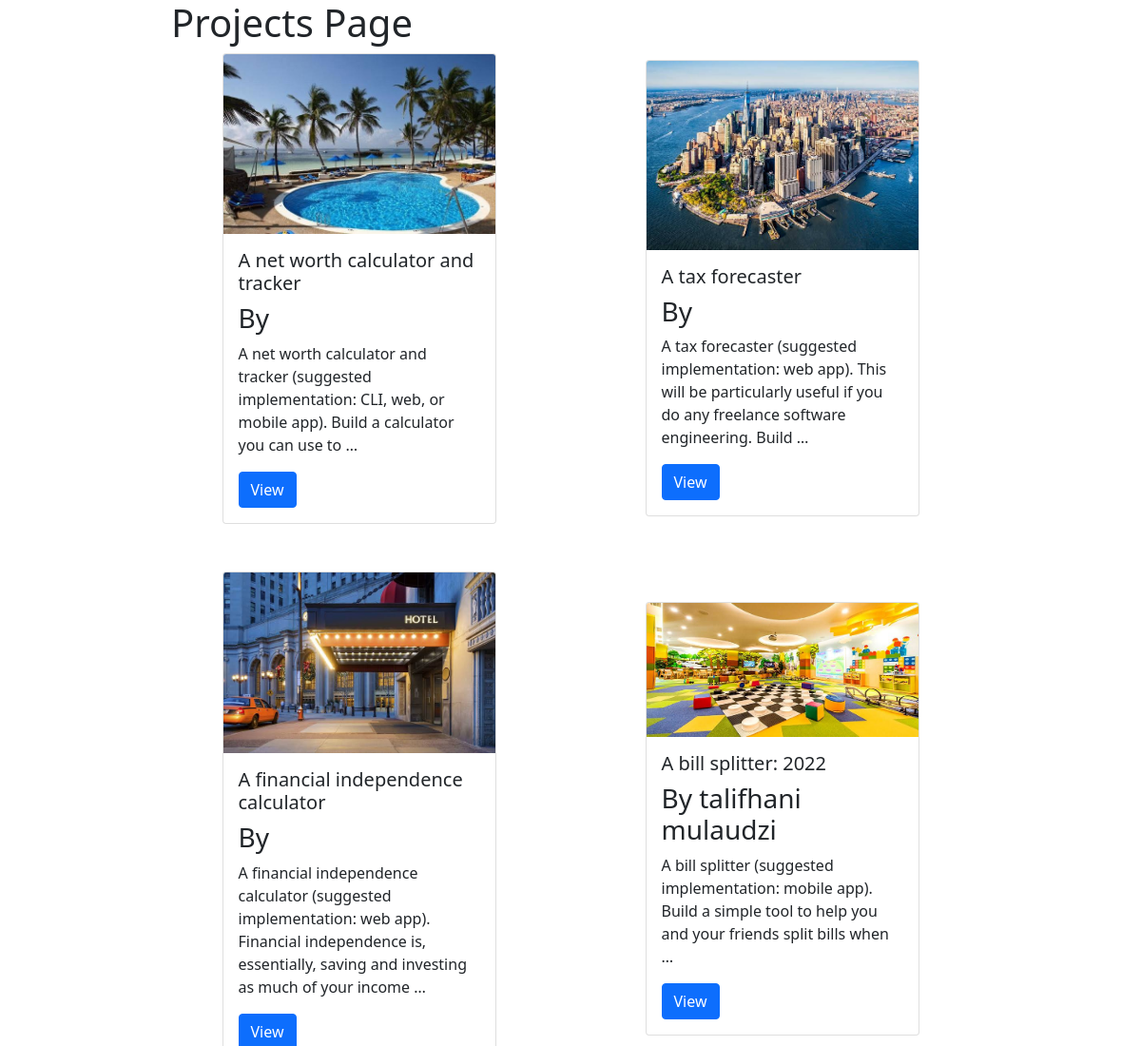
The app's page /projects/ (upper part), older data.
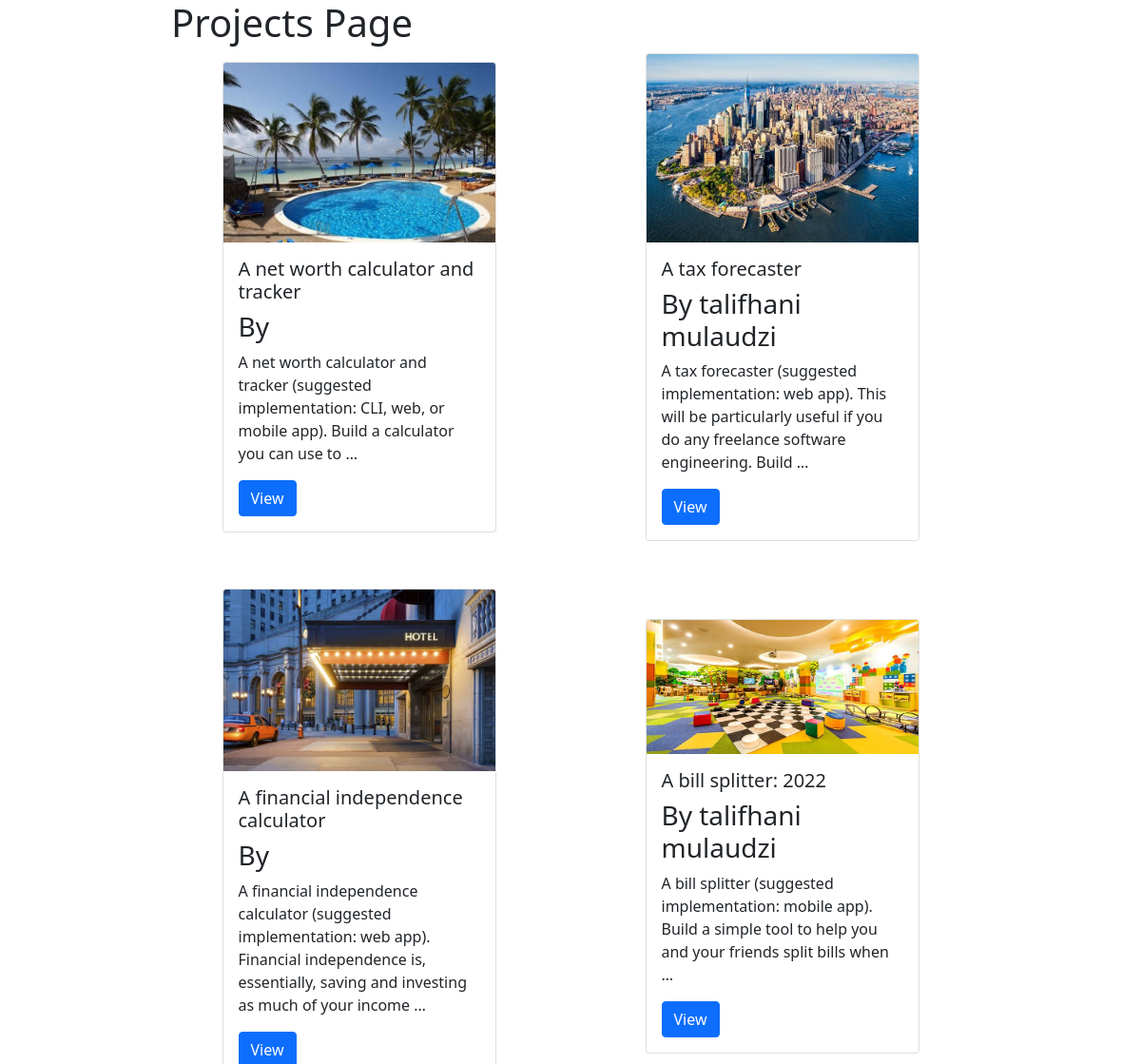
The same page, newer data.
### project/models.py (models this page shows, shortened)
class Project(models.Model):
    id = models.UUIDField(default=uuid.uuid4, editable=False, null=False, blank=False, primary_key=True)
    title = models.CharField(null=False, blank=False, max_length=200)
    description = models.TextField(null=True, blank=True)
    owner = models.ForeignKey(Profile, on_delete=models.CASCADE, null=True, blank=True)
    featured_image = models.ImageField(null=True, blank=True, default='Design.JPG', upload_to='static/images/')
    demo_link = models.CharField(null=True, blank=True, max_length=200)
    source_code = models.CharField(null=True, blank=True, max_length=200)
    created = models.DateTimeField(auto_now_add=True)
    tags = models.ManyToManyField('Tag', blank=True)

### users/models.py (models this page shows, shortened)
class Profile(models.Model):
    id = models.UUIDField(default=uuid.uuid4, editable=False, null=False, blank=False, primary_key=True)
    user = models.OneToOneField(User, on_delete=models.SET_NULL, null=True, blank=True)
    name = models.CharField(max_length=200, null=True, blank=True)
    email = models.EmailField(max_length=500, null=True, blank=True)
    short_intro = models.CharField(max_length=200, null=True, blank=True)
    bio = models.TextField(null=True, blank=True)
    profile_image = models.ImageField(null=True, blank=True, upload_to='static/images/profiles/')

### project/views.py (the view)
# urls.py: path('projects/', views.projects, name='projects'),
def projects(request):
    projects = Project.objects.all()
    context = {"projects":projects}
    return render(request, 'project/projects.html', context)

### project/templates/project/projects.html (shortened to what this page needs)
<!DOCTYPE html>
{% load static %}
<html lang="en">
  <head>
    <link
      href="https://cdn.jsdelivr.net/npm/bootstrap@5.1.3/dist/css/bootstrap.min.css"
      rel="stylesheet"
    />
    <link rel="stylesheet" href="{% static 'css/style.css' %}" />
  </head>
  <body>
    <h1>Projects Page</h1>
    <div
      style="
        display: grid;
        grid-template-columns: repeat(2, 1fr);
        grid-gap: 50px;
      "
    >
      {% for project in projects %}
      <div class="card" style="width: 18rem">
        {% if project.featured_image %}
        <img src="{{project.featured_image.url}}" class="card-img-top" alt="" />
        {% else %}
        <img src="{% static 'images/b.jpeg' %}" class="card-img-top" alt="" />
        {% endif %}
        <div class="card-body">
          <h5 class="card-title">{{project.title}}</h5>
          <h3>By {{project.owner.name}}</h3>
          <p class="card-text">{{project.description|truncatewords:20}}</p>
          <a href="{% url 'project' project.id %}" class="btn btn-primary"
            >View</a
          >
        </div>
      </div>
      {% endfor %}
    </div>
  </body>
</html>

### static/css/style.css (style rules this page uses)
:root { width: 70%; max-width: 1100px; }
* { margin: 0; box-sizing: border-box; margin: auto; }

Row changes from the older to the newer data that the page shows:
changed Project "A tax forecaster": owner.name (not shown) → "talifhani mulaudzi"
